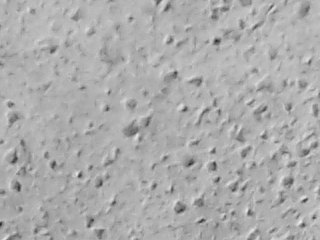
#> input picture datasets/dario_320x240/img.png, 320 x 240 px, given in place of the camera
$ python score_focus_realtime.py   (older library calls are emulated)
#> lines starting #> are read from the running program, lines starting #| are printed output that depends on the picture
### virtualencoder/visualodometry/score_focus.py
import cv2
import numpy


# [23 lines left out: functions score_lapv, score_lapm, not called in this run]


def score_teng(img):
    """Implements the Tenengrad (TENG) focus measure operator.
    Based on the gradient of the image.

    :param img: the image the measure is applied to
    :type img: numpy.ndarray
    :returns: numpy.float32 -- the degree of focus
    """
    gaussianX = cv2.Sobel(img, cv2.CV_64F, 1, 0)
    gaussianY = cv2.Sobel(img, cv2.CV_64F, 1, 0)
    return numpy.mean(gaussianX * gaussianX +
                      gaussianY * gaussianY)


# [8 lines left out: function score_mlog, not called in this run]

### scripts/PC/beta_scripts/score_focus_realtime.py
import time

import cv2
import matplotlib.pyplot as plt

from virtualencoder.visualodometry.score_focus import score_teng

camera_id = 0  # Altere o id da câmera aqui
total_rec_time = 60  # seconds
max_fps = 30  # Define o FPS máximo desejado

score_history = []

def update_graph(score):
    global score_history  # Declarar como global
    score_history.append(score)
    score_history = score_history[-100:]  # Mantenha apenas os últimos 20 valores

    plt.clf()  # Limpe o gráfico anterior
    plt.plot(score_history)
    plt.xlabel('Frame')
    plt.ylabel('Score')
    plt.title('Score em tempo real ' + "{:.3f}".format(score))  # Exibe apenas 3 dígitos após a vírgula
    plt.pause(0.01)  # Pause para atualizar o gráfico

# define a video capture object
print('Requesting access to camera. This may take a while...')

vid = cv2.VideoCapture(camera_id)
print('Got access to camera!')
vid.set(cv2.CAP_PROP_EXPOSURE, -14)

frame_num = 0  # para guardar o número de frames.
start_time = time.time()

while time.time() <= start_time + total_rec_time:
    # Calcular o tempo de execução de cada iteração
    start_iteration_time = time.time()

    ret, frame = vid.read(1)
#> frame is the input picture: shape (240, 320, 3); min 38, max 236, mean 172.2
    if ret:
        cv2_img = cv2.cvtColor(frame, cv2.COLOR_BGR2RGB)
        cv2.imshow('frame', frame)
        focus_score = score_teng(cv2_img) #pode ser alterado por qualquer função de score -> disponível em score_focus.py
#> in score_teng, `gaussianX = cv2.Sobel(img, cv2.CV_64F, 1, 0)`:
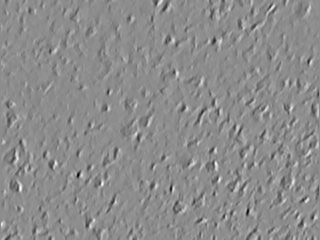
#> gaussianX: shape (240, 320, 3) float64; min -467, max 381, mean 0.2; drawn with min black and max white
#> focus_score = 4905.9
        update_graph(focus_score)
#> in update_graph, `score_history = score_history[-100:]`: score_history = [4905.9]
#> in update_graph, `plt.pause(0.01)`:
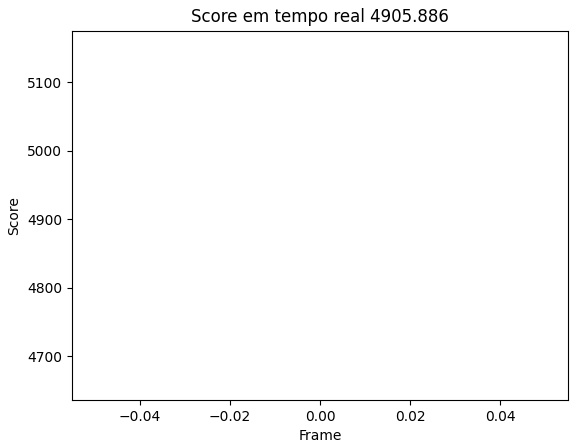
#> figure drawn by matplotlib, 1 panel
    else:
        print("Erro ao ler o quadro.")

    # Calcular o tempo de espera necessário para manter o FPS máximo
    elapsed_time = time.time() - start_iteration_time
    wait_time = max(1.0 / max_fps - elapsed_time, 0)
    time.sleep(wait_time)

vid.release()
plt.show()
